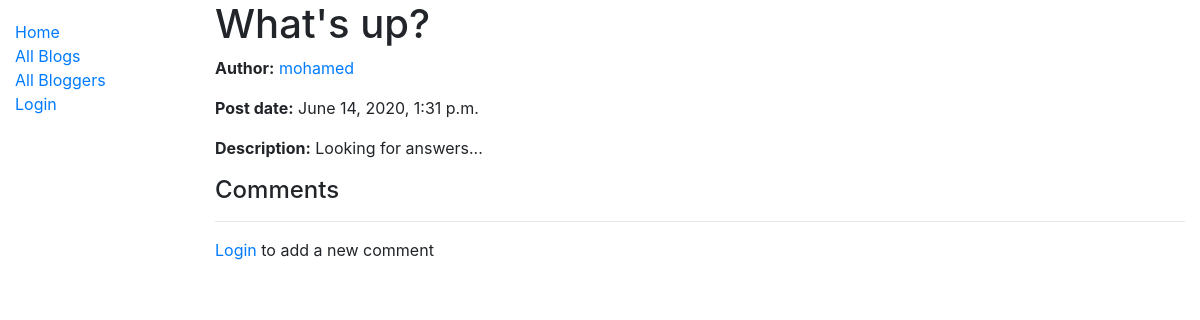
Before: /blog/1 with the older database file.
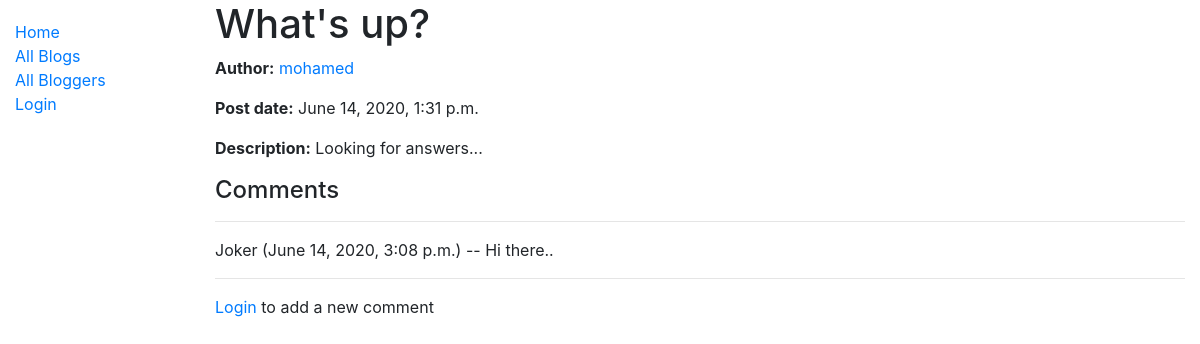
After: the same page with the newer database file.
### blog/models.py (models this page shows, shortened)
class Comment(models.Model):
    comment_text = models.TextField(null=False)
    blog = models.ForeignKey(Blog, on_delete=models.CASCADE)
    author = models.ForeignKey(User, on_delete=models.SET_NULL, null=True, blank=True)
    date = models.DateTimeField(auto_now=True)
    def __str__(self):
        return self.comment_text

### blog/views.py (the view)
# urls.py: path('<int:pk>', views.BlogDetailView.as_view(), name='blog-detail'),
class BlogDetailView(generic.DetailView):
    model = Blog

### blog/models.py (called while the page is built)
    def __str__(self):
        return self.name.username

    def get_absolute_url(self):
        return reverse('author-detail', args=[str(self.id)])

### blog/templates/blog/blog_detail.html
{% extends "base_generic.html" %}
{% block content %}
  <h1>{{ blog.post }}</h1>
  <p><strong>Author:</strong> <a href="{{ blog.author.get_absolute_url }}"> {{ blog.author }}</a></p>
  <p><strong>Post date:</strong> {{ blog.date }}</p>
  <p><strong>Description:</strong> {{ blog.description }}</p>
  <h4>Comments</h4>
  {% for comment in blog.comment_set.all %}
      <hr>
    <p>
        {{ comment.author }} ({{ comment.date }}) -- {{ comment }}
    </p>
    {% endfor %}
      <hr>
    {% if user.is_authenticated %}
  <a href="{% url 'comment-form' blog.id %}">Add a new comment</a></p>
{% else %}
  <p><a href="{% url 'login'%}?next={{request.path}}">Login</a> to add a new comment</p>
{% endif %}
{% endblock %}

Changed rows visible on the page:
added Comment: author "Joker", date "June 14, 2020, 3:08 p.m.", comment_text "Hi there.."
